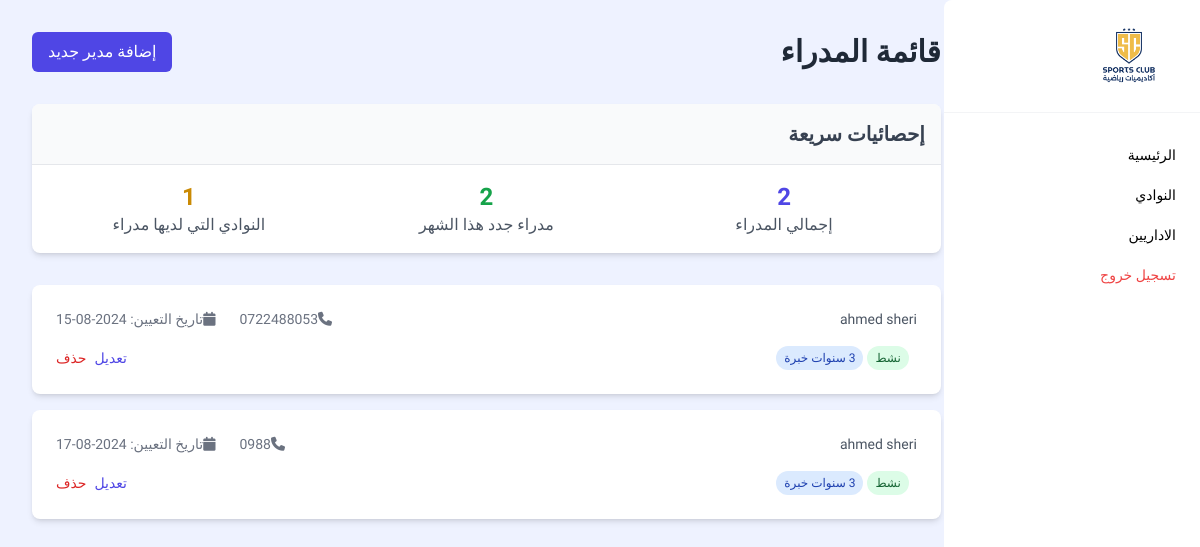
The page /admin_dashboard/viewDirector on the database its author committed.
### accounts/models.py (models this page shows, shortened)
class UserProfile(models.Model):
    user = models.OneToOneField(User, on_delete=models.CASCADE)
    profile_image_base64 = models.TextField(blank=True, null=True)
    account_type = models.CharField(max_length=250, choices=AccountTypeChoices)
    creation_date = models.DateTimeField(auto_now_add=True)
    director_profile = models.ForeignKey('DirectorProfile', on_delete=models.SET_NULL, null=True, blank=True)
    student_profile = models.ForeignKey('StudentProfile', on_delete=models.SET_NULL, null=True, blank=True)
    Coach_profile = models.ForeignKey('CoachProfile', on_delete=models.SET_NULL, null=True, blank=True)
    is_active = models.BooleanField(default=False)
    last_active_datetime = models.DateTimeField(null=True, blank=True)
    is_in_chat = models.BooleanField(default=False)

class DirectorProfile(models.Model):
    full_name = models.CharField(max_length=50)
    phone = models.CharField(max_length=50)
    club = models.ForeignKey('ClubsModel', on_delete=models.SET_NULL, null=True)
    creation_date = models.DateTimeField(auto_now_add=True)

class ClubsModel(models.Model):
    name = models.CharField(max_length=250, null=True, verbose_name="اسم الاكادمية")
    club_profile_image_base64 = models.TextField(blank=True, null=True)
    city = models.CharField(max_length=255, choices = citys, null=True, verbose_name="المدينة")
    district = models.CharField(max_length=250, null=True, verbose_name="الحي")
    street = models.CharField(max_length=250, null=True, verbose_name="الشارع")
    creation_date = models.DateTimeField(auto_now_add=True)

### admin_dashboard/views.py (the view)
# urls.py: path('viewDirector', views.viewDirector, name="viewDirector"),
def viewDirector(request):
    date_time_now = datetime.now()
    directors = UserProfile.objects.filter(account_type='2')
    this_month_directors = directors.filter(creation_date__year=date_time_now.year, creation_date__month=date_time_now.month)
    Clubs = ClubsModel.objects.all()
    Directors = DirectorProfile.objects.all()
    clubs_have_Director = 0
    for i in Clubs:
        if Directors.filter(club=i).exists():clubs_have_Director+=1
        break
    return render(request, 'admin_dashboard/Director/viewDirector.html', {'directors':directors, 'this_month_directors':this_month_directors, 'clubs_have_Director':clubs_have_Director})

### templates/admin_dashboard/Director/viewDirector.html (shortened to what this page needs)
{% extends "base_admin_dashboard.html" %} {% load static %} {% block content %}
<section class="bg-indigo-50 w-full min-h-screen p-4 md:p-8">
  <div class="max-w-6xl mx-auto md:pr-[20%]">
    <div class="flex justify-between items-center mb-8">
      <h1 class="text-3xl font-bold text-gray-800">قائمة المدراء</h1>
      <a
        href="{% url 'addDirector' %}"
        class="bg-indigo-600 text-white px-4 py-2 rounded-md hover:bg-indigo-700 transition duration-300 ease-in-out"
        >إضافة مدير جديد</a
      >
    </div>
    <div class="bg-white rounded-lg shadow-md overflow-hidden mb-8">
      <div class="p-4 bg-gray-50 border-b border-gray-200">
        <h2 class="text-xl font-semibold text-gray-700">إحصائيات سريعة</h2>
      </div>
      <div class="p-4 grid grid-cols-1 md:grid-cols-3 gap-4">
        <div class="text-center">
          <p class="text-2xl font-bold text-indigo-600">{{directors.count}}</p>
          <p class="text-gray-600">إجمالي المدراء</p>
        </div>
        <div class="text-center">
          <p class="text-2xl font-bold text-green-600">{{this_month_directors.count}}</p>
          <p class="text-gray-600">مدراء جدد هذا الشهر</p>
        </div>
        <div class="text-center">
          <p class="text-2xl font-bold text-yellow-600">{{clubs_have_Director}}</p>
          <p class="text-gray-600">النوادي التي لديها مدراء</p>
        </div>
      </div>
    </div>
    <ul class="space-y-4">
      {% for director in directors %}
      <li class="bg-white rounded-lg shadow-md overflow-hidden">
        <div class="p-6">
          <div
            class="flex flex-col md:flex-row md:items-center md:justify-between"
          >
            <div class="mb-4 md:mb-0">
              <p class="text-sm text-gray-600">{{director.director_profile.club.name}}</p>
            </div>
            <div
              class="flex flex-col md:flex-row md:items-center space-y-2 md:space-y-0 md:space-x-4 rtl:space-x-reverse"
            >
              <span class="text-sm text-gray-500"
                ><i class="fas fa-phone mr-2"></i>{{director.director_profile.phone}}</span
              >
              <span class="text-sm text-gray-500"
                ><i class="fas fa-calendar mr-2"></i>تاريخ التعيين:
                {{director.creation_date|date:'Y-m-d'}}</span
              >
            </div>
          </div>
          <div class="mt-4 flex flex-wrap justify-between items-center">
            <div class="mt-2 md:mt-0">
              <span
                class="inline-block bg-green-100 text-green-800 text-xs px-2 py-1 rounded-full mr-2"
                >نشط</span
              >
              <span
                class="inline-block bg-blue-100 text-blue-800 text-xs px-2 py-1 rounded-full"
                >3 سنوات خبرة</span
              >
            </div>
            <div class="mt-4 md:mt-0 flex space-x-2 rtl:space-x-reverse">
              <a
                href="{% url 'editDirector' director.id %}"
                class="text-indigo-600 hover:text-indigo-800 text-sm font-medium"
                >تعديل</a
              >
              <a
                href="{% url 'deleteDirector' director.id %}"
                class="text-red-600 hover:text-red-800 text-sm font-medium"
                >حذف</a
              >
            </div>
          </div>
        </div>
      </li>
      {% endfor %}
    </ul>
  </div>
</section>
{% endblock content %}

### templates/base_admin_dashboard.html (style rules this page uses)
body { font-family: "Cairo", sans-serif; }

### rows shown on the page
UserProfile: director_profile.club.name "ahmed sheri", director_profile.phone "0722488053", creation_date "2024-08-15"
UserProfile: director_profile.club.name "ahmed sheri", director_profile.phone "0988", creation_date "2024-08-17"

### other values the page prints
{{ directors.count }} "2"
{{ this_month_directors.count }} "2"
{{ clubs_have_Director }} "1"
